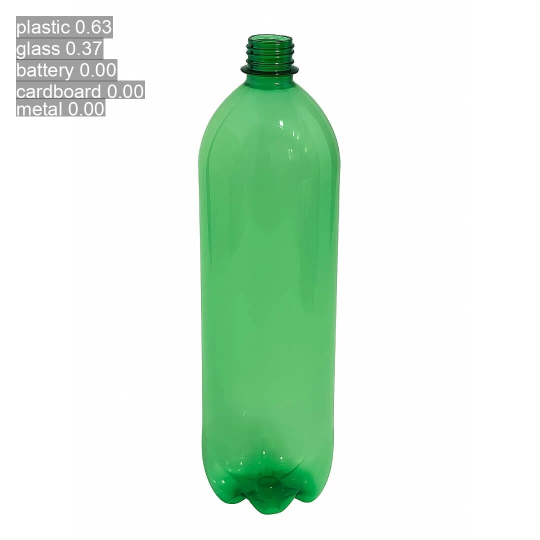
#> input picture 23gpet006_2_jpg.jpg, 1080 x 1080 px, found by its file name (shown at 1/2 size); its folder holds 2 pictures in this run
$ jupyter execute --allow-errors Treinamento_EcoSort_v2_2_0.ipynb   (shell and % lines are left out)
#> lines starting #> are read from the running program, lines starting #| are printed output that depends on the picture; pictures that were not available may be replaced by others from this repository, and a replacement may not be noted
#> further down, base_img is the input picture: PIL image 1080x1080 RGB; mean R, G, B 217.8, 236.9, 221.6
# EcoSort — Treinamento v2.2.0 (YOLOv8n-cls + Dataset Público + Fine-Tuning de Borda)

Treina o classificador partindo do backbone **YOLOv8n-cls** (`yolov8n-cls.pt`) para máxima estabilidade no runtime NCNN da Raspberry Pi 4 (sem o bloco `C2PSA`), utilizando **Transfer Learning em Duas Fases Reais (Domínio Público -> Domínio da Lixeira)**.

Blocos: **1** Imports/Config · **2** Filtro do Dataset da Borda (exclui crops quadrados antigos) + Split 70/15/15 · **2.5** Download e Preparo do Dataset Público (Kaggle 12-classes filtrado para as 7 oficiais) · **3** Augmentation Direcionada (mín. 150 imgs/classe no Train da Borda) · **4** Config do Modelo · **5** Fase 1 (Pré-treino de Geometria/Textura no Dataset Público + Borda) · **6** Fase 2 (Fine-Tuning de Domínio exclusivo na Borda com Backbone Congelado) · **7** Hard Example Mining · **8** Avaliação no Test Isolado da Borda · **9** Export NCNN + Teste de Paridade.

**O que mudou na v2.2.0 para corrigir os erros na Raspberry Pi:**
- **Retorno para `yolov8n-cls.pt`:** O módulo de atenção `C2PSA` do YOLO11 exige versões muito específicas do `ncnn`/`pnnx` no ARM64 e pode gerar previsões corrompidas na borda (`green-glass` / `cardboard`). O YOLOv8 usa convoluções puras (`C2f`), 100% compatíveis com qualquer runtime NCNN.
- **Exclusão automática das 79 fotos quadradas antigas (Bloco 2):** Os recortes 1:1 antigos distorciam o pré-processamento em relação ao frame `1280x720` atual da câmera.
- **Injeção do Dataset Público `mostafaabla/garbage-classification` (Bloco 2.5):** Possui exatamente as mesmas 7 classes oficiais (`plastic`, `metal`, `white-glass`, `brown-glass`, `green-glass`, `paper`, `cardboard`). Na **Fase 1**, o modelo aprende o que é uma lata de metal, uma garrafa PET e vidros coloridos em milhares de fotos reais variadas (combatendo o vício de fundo). Na **Fase 2**, congelamos o extrator de características e refinamos com LR baixo apenas nas fotos da sua lixeira para calibrar a iluminação local sem sofrer *catastrophic forgetting*.
- **Meta mínima de Augmentation (Bloco 3):** Elevada de 39 para **150 imagens por classe** no conjunto de treino da borda.

## Bloco 1 — Imports e Configuração

Centraliza caminhos, as **7 classes oficiais**, o otimizador e a versão do modelo (`v2.2.0`).

[cell 1]
from google.colab import drive
drive.mount('/content/drive')


import os, shutil, glob, random
import numpy as np
import cv2
from PIL import Image, ImageEnhance
import ultralytics
from ultralytics import YOLO

# --- Versão e nomes ---
MODELO_VERSAO = 'v2.2.0'
RUN_PREFIX    = 'ecosort_' + MODELO_VERSAO.replace('.', '_')   # ecosort_v2_2_0

# --- Caminhos ---
DATASET_DRIVE = '/content/drive/MyDrive/EcoSort_Datasets/v2.0.0'    # dataset da lixeira (frames inteiros)
BASE_DIR      = '/content/dataset-ecosort-base'                     # só as 7 classes oficiais (sem crops quadrados)
SPLIT_DIR     = '/content/dataset-ecosort-split'                    # train/val/test exclusivo da borda
PRETRAIN_DIR  = '/content/dataset-pretrain-mix'                     # dataset público + train da borda (Fase 1)
PROJECT_DIR   = '/content/drive/MyDrive/EcoSort_Modelos'

# Backbone YOLOv8 (yolov8n-cls.pt) -> 100% estável no NCNN da Raspberry Pi 4
MODELO_BASE   = 'yolov8n-cls.pt'

# --- 7 classes oficiais do sistema ---
CLASSES_OFICIAIS = ['plastic', 'metal', 'white-glass', 'brown-glass', 'green-glass',
                    'paper', 'cardboard']

# --- Parâmetros globais ---
SEED              = 42
IMG_SIZE          = 224        # resolução nativa do YOLOv8n-cls pré-treinado
RATIO             = (0.70, 0.15, 0.15)
OPTIMIZER         = 'AdamW'    # fixo: com 'auto' o Ultralytics ignora o lr0
MAX_PUBLIC_PER_CLS = 400       # máximo de imagens públicas por classe na Fase 1 (equilíbrio + velocidade)
ALVO_AUG_BORDA    = 150        # mínimo de imagens por classe no train da borda (Bloco 3)

random.seed(SEED)
np.random.seed(SEED)

print('Ultralytics', ultralytics.__version__, '| Modelo Base:', MODELO_BASE, '| Classes:', len(CLASSES_OFICIAIS))

## Bloco 2 — Filtro de classes + Exclusão de Crops Quadrados + Split 70/15/15

A borda (`main.py`) classifica o **frame inteiro** (`1280x720`). As **79 imagens quadradas antigas** (recortes da época em que a borda fazia crop) agora são **automaticamente ignoradas (`continue`)** para não contaminar a proporção geométrica que o modelo enxerga. O split `train/val/test` do seu dataset ocorre antes de qualquer augmentation.

[cell 2]
import splitfolders

# --- Confere classes ---
classes_no_disco = sorted(
    d for d in os.listdir(DATASET_DRIVE)
    if os.path.isdir(os.path.join(DATASET_DRIVE, d)) and not d.startswith('.')
)
faltando = set(CLASSES_OFICIAIS) - set(classes_no_disco)
extra    = set(classes_no_disco) - set(CLASSES_OFICIAIS)
#> (the rest of this cell did not finish here and is left out)

## Bloco 3 — Augmentation direcionada (só no Train da Borda) + Meta de 150 imgs/classe

Aumentamos `ALVO_AUG_BORDA = 150` e `FATOR_MAX = 12` para garantir que todas as 7 classes da lixeira tenham diversidade de brilho (`0.55x` a `1.45x`), rotação (`-18°` a `+18°`), desfoque e ruído gaussiano antes do fine-tuning.

[cell 3]
TRAIN_DIR = os.path.join(SPLIT_DIR, 'train')
FATOR_MAX = 12   # permite expandir classes pequenas da borda com segurança

def augmentar(img):
    img = img.convert('RGB')
    if random.choice([True, False]):
        img = img.transpose(Image.FLIP_LEFT_RIGHT)
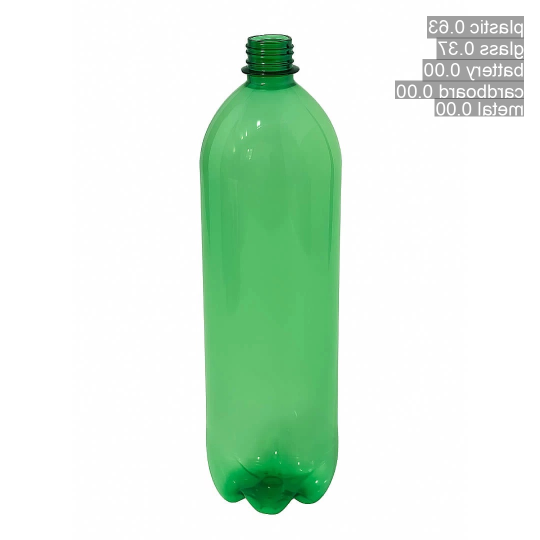
#> img: PIL image 1080x1080 RGB (shown at 1/2 size); mean R, G, B 217.8, 236.9, 221.6
    img = img.rotate(random.randint(-18, 18), expand=False)               # rotação ampliada
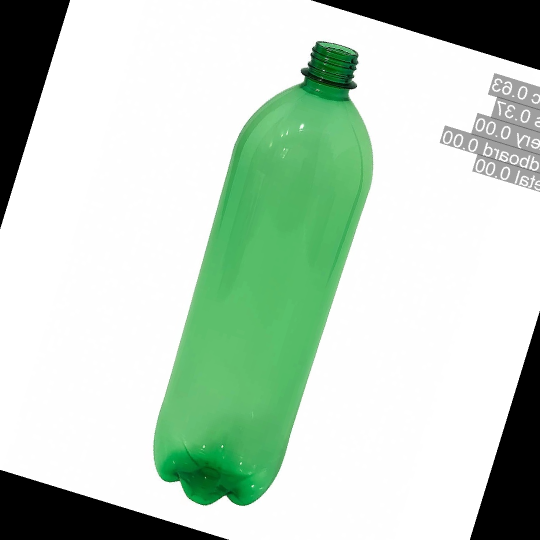
#> img: PIL image 1080x1080 RGB (shown at 1/2 size); mean R, G, B 190.6, 209.6, 194.3
    img = ImageEnhance.Brightness(img).enhance(random.uniform(0.55, 1.45)) # variação de luz
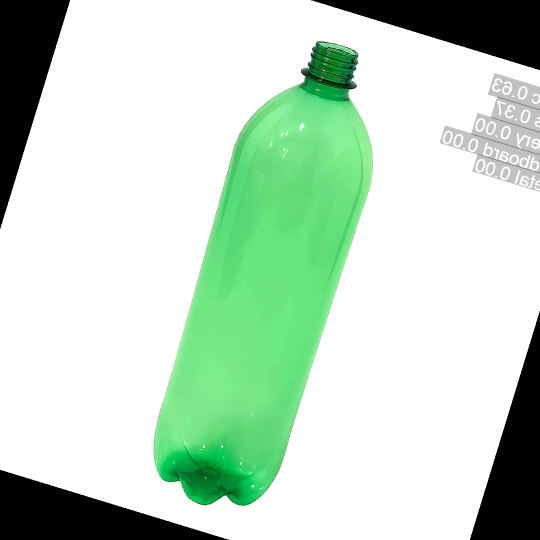
#> img: PIL image 1080x1080 RGB (shown at 1/2 size); mean R, G, B 195.1, 218.2, 199.7
    img = ImageEnhance.Contrast(img).enhance(random.uniform(0.8, 1.25))    # variação de contraste (reduz vício de reflexo)
    arr = np.array(img)
    if random.random() < 0.35:
        arr = cv2.GaussianBlur(arr, (5, 5), 0)                             # desfoque
    if random.random() < 0.35:
        ruido = np.random.normal(0, 12, arr.shape)                        # ruído gaussiano
        arr = np.clip(arr + ruido, 0, 255).astype(np.uint8)
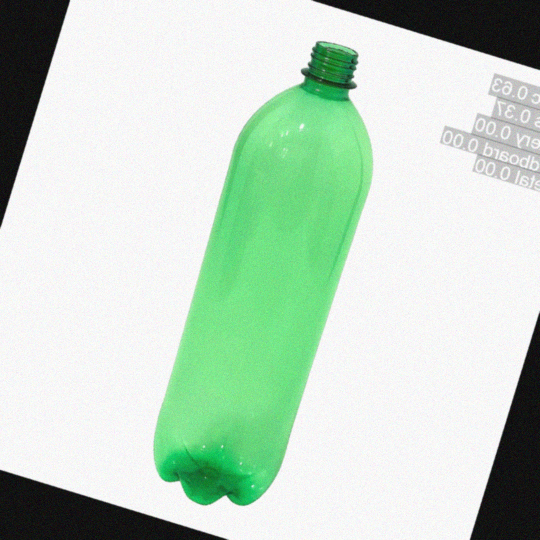
#> arr: shape (1080, 1080, 3) (shown at 1/2 size); mean R, G, B 193.4, 214.4, 197.6
    return Image.fromarray(arr)

originais = {}
for c in CLASSES_OFICIAIS:
    p = os.path.join(TRAIN_DIR, c)
    originais[c] = [f for f in os.listdir(p)
                    if not f.startswith('.') and not f.startswith('aug_')]

alvo = max(ALVO_AUG_BORDA, max(len(v) for v in originais.values()))
print(f'Alvo de balanceamento por classe no Train da Borda: {alvo} imagens\n')

for c in CLASSES_OFICIAIS:
    pasta = os.path.join(TRAIN_DIR, c)
    n_orig = len(originais[c])
    teto_classe = min(alvo, n_orig * FATOR_MAX)
    faltam = max(0, teto_classe - n_orig)

    gerados, i = 0, 0
    while gerados < faltam:
        nome = originais[c][i % n_orig]
        try:
            base_img = Image.open(os.path.join(pasta, nome))
            augmentar(base_img).save(os.path.join(pasta, f'aug_{gerados}_{nome}'), 'JPEG')
            gerados += 1
        except Exception as e:
            print(f'erro em {c}/{nome}: {e}')
        i += 1

    total_final = len([f for f in os.listdir(pasta) if not f.startswith('.')])
    print(f'{c}: {n_orig} originais -> {total_final} total')

print('\nTrain da borda aumentado e balanceado. Val/Test permanecem intocados.')
